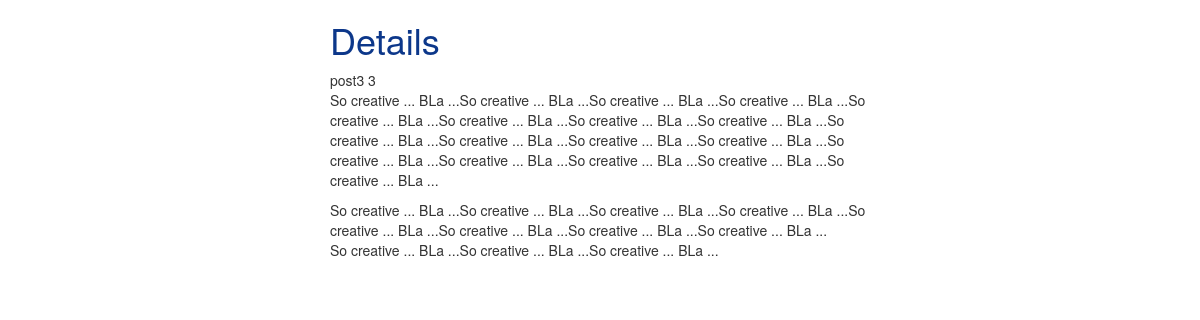
Screenshot of /post/3/ with the database file from the repository.
### post/models.py (models this page shows, shortened)
class Post(models.Model):
    title = models.CharField(max_length=120)
    image = models.ImageField(null=True, blank=True,
                              upload_to=upload_location,
                              height_field="height_field",
                              width_field="width_field")
    height_field = models.IntegerField(default=0)
    width_field = models.IntegerField(default=0)
    content = models.TextField()
    timestamp = models.DateTimeField(auto_now=True, auto_now_add=False)
    updated = models.DateTimeField(auto_now=False, auto_now_add=True)
    class Meta:
        ordering = ['-timestamp', '-updated']

### post/views.py (the view)
# urls.py: url(r'^(?P<pk>\d+)/$', views.post_detail, name='detail'),
def post_detail(request, pk=None):
    obj = get_object_or_404(Post, pk=pk)
    context = {
        'title': 'detail',
        'post': obj,
    }
    return render(request, 'details.html', context)

### post/templates/details.html (shortened to what this page needs)
{% extends "base.html" %}
{% block content %}
<div class="col-sm-6 col-sm-offset-3">
  <h1>Details</h1>
{{ post.title }}
{{ post.pk }}
{{ post.content|linebreaks }}
</div>
{% endblock content %}

### post/templates/base.html (shortened to what this page needs)
{% load staticfiles %}
<!DOCTYPE html>
<html>
  <head>
<link rel="stylesheet" href="https://maxcdn.bootstrapcdn.com/bootstrap/3.3.6/css/bootstrap.min.css">
<link rel="stylesheet" href="https://maxcdn.bootstrapcdn.com/bootstrap/3.3.6/css/bootstrap-theme.min.css">
    <link rel="stylesheet" href='{% static "css/base.css" %}'>
  </head>
  <body>
<div class="container">
{% block content %}
{% endblock content %}
</div>
  </body>
</html>

### static/css/base.css (style rules this page uses)
h1 { color: #0c378a }

### rows the page displays
Post: title "post3", pk "3", content "So creative ... BLa ...So creative ... BLa ...So creative ... BLa ...So creative ... BLa ...So creative ... BLa ...So creative ... BLa ...So creative ... BLa ...So creative ... BLa ...So creative ... BLa ...So creative ... BLa ...So creative ... BLa ...So creative ... BLa ...So creative ... BLa ...So creative ... BLa ...So creative ... BLa ...So creative ... BLa ...So creative ... BLa ... So creative ... BLa ...So creative ... BLa ...So creative ... BLa ...So creative ... BLa ...So creative ... BLa ...So creative ... BLa ...So creative ... BLa ...So creative ... BLa ... So creative ... BLa ...So creative ... BLa ...So creative ... BLa ..."
